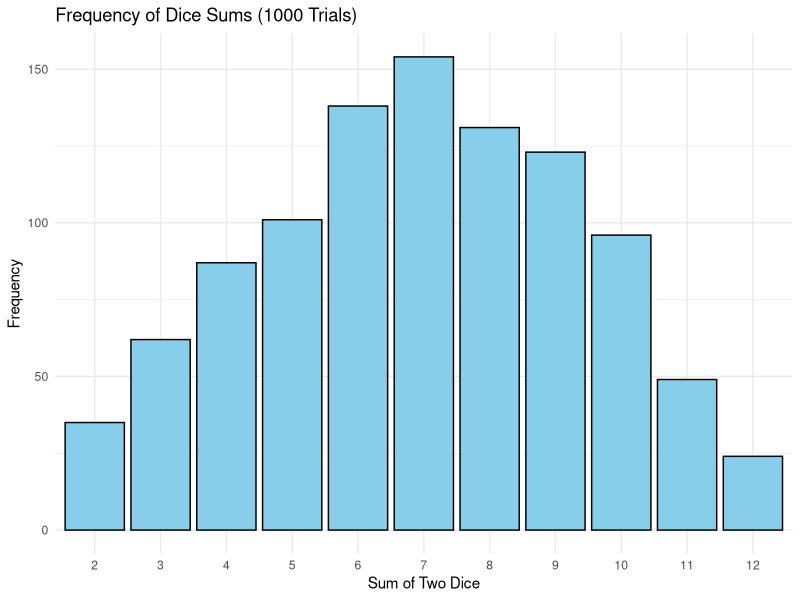

This figure's R source:
# Load required library
library(ggplot2)

# Set seed for reproducibility (optional)
set.seed(123)

# Initialize a vector to store results
results <- integer(1000)

# Repeat 1000 times
for (i in 1:1000) {
  # Create 2 random integers between 1 and 6
  x <- sample(1:6, 1)
  y <- sample(1:6, 1)

  # Display each (optional, comment out if too long)
  # print(c(x, y))

  # Add them
  s <- x + y

  # Store the result
  results[i] <- s
}

# Convert results to a data frame for plotting
df <- data.frame(sum = results)

# Plot bar graph of frequency of numbers
ggplot(df, aes(x = factor(sum))) +
  geom_bar(fill = "skyblue", color = "black") +
  labs(
    title = "Frequency of Dice Sums (1000 Trials)",
    x = "Sum of Two Dice",
    y = "Frequency"
  ) +
  theme_minimal()
